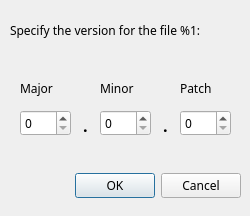
<?xml version="1.0" encoding="UTF-8"?>
<ui version="4.0">
 <class>VersionDlg</class>
 <widget class="QDialog" name="VersionDlg">
  <property name="geometry">
   <rect>
    <x>0</x>
    <y>0</y>
    <width>250</width>
    <height>216</height>
   </rect>
  </property>
  <property name="sizePolicy">
   <sizepolicy hsizetype="Fixed" vsizetype="Fixed">
    <horstretch>0</horstretch>
    <verstretch>0</verstretch>
   </sizepolicy>
  </property>
  <property name="maximumSize">
   <size>
    <width>370</width>
    <height>216</height>
   </size>
  </property>
  <property name="font">
   <font>
    <family>Sans Serif</family>
   </font>
  </property>
  <property name="windowTitle">
   <string>Set version</string>
  </property>
  <property name="windowIcon">
   <iconset resource="../resources/icon.qrc">
    <normaloff>:/resources/gridsmall.png</normaloff>:/resources/gridsmall.png</iconset>
  </property>
  <widget class="QDialogButtonBox" name="buttonBox">
   <property name="geometry">
    <rect>
     <x>20</x>
     <y>170</y>
     <width>221</width>
     <height>32</height>
    </rect>
   </property>
   <property name="orientation">
    <enum>Qt::Horizontal</enum>
   </property>
   <property name="standardButtons">
    <set>QDialogButtonBox::Cancel|QDialogButtonBox::Ok</set>
   </property>
  </widget>
  <widget class="QLabel" name="label">
   <property name="geometry">
    <rect>
     <x>10</x>
     <y>10</y>
     <width>231</width>
     <height>41</height>
    </rect>
   </property>
   <property name="font">
    <font>
     <family>Sans Serif</family>
     <pointsize>9</pointsize>
    </font>
   </property>
   <property name="text">
    <string>Specify the version for the file %1:</string>
   </property>
   <property name="wordWrap">
    <bool>true</bool>
   </property>
  </widget>
  <widget class="QLabel" name="label_2">
   <property name="geometry">
    <rect>
     <x>20</x>
     <y>80</y>
     <width>51</width>
     <height>17</height>
    </rect>
   </property>
   <property name="font">
    <font>
     <family>Sans Serif</family>
     <pointsize>9</pointsize>
    </font>
   </property>
   <property name="text">
    <string>Major</string>
   </property>
  </widget>
  <widget class="QLabel" name="label_3">
   <property name="geometry">
    <rect>
     <x>100</x>
     <y>80</y>
     <width>51</width>
     <height>17</height>
    </rect>
   </property>
   <property name="font">
    <font>
     <family>Sans Serif</family>
     <pointsize>9</pointsize>
    </font>
   </property>
   <property name="text">
    <string>Minor</string>
   </property>
  </widget>
  <widget class="QLabel" name="label_4">
   <property name="geometry">
    <rect>
     <x>180</x>
     <y>80</y>
     <width>41</width>
     <height>17</height>
    </rect>
   </property>
   <property name="font">
    <font>
     <family>Sans Serif</family>
     <pointsize>9</pointsize>
    </font>
   </property>
   <property name="text">
    <string>Patch</string>
   </property>
  </widget>
  <widget class="QSpinBox" name="major">
   <property name="geometry">
    <rect>
     <x>20</x>
     <y>110</y>
     <width>51</width>
     <height>26</height>
    </rect>
   </property>
   <property name="font">
    <font>
     <family>Sans Serif</family>
     <pointsize>9</pointsize>
    </font>
   </property>
   <property name="maximum">
    <number>255</number>
   </property>
  </widget>
  <widget class="QSpinBox" name="minor">
   <property name="geometry">
    <rect>
     <x>100</x>
     <y>110</y>
     <width>51</width>
     <height>26</height>
    </rect>
   </property>
   <property name="font">
    <font>
     <family>Sans Serif</family>
     <pointsize>9</pointsize>
    </font>
   </property>
   <property name="maximum">
    <number>255</number>
   </property>
  </widget>
  <widget class="QSpinBox" name="patch">
   <property name="geometry">
    <rect>
     <x>180</x>
     <y>110</y>
     <width>51</width>
     <height>26</height>
    </rect>
   </property>
   <property name="font">
    <font>
     <family>Sans Serif</family>
     <pointsize>9</pointsize>
    </font>
   </property>
   <property name="maximum">
    <number>255</number>
   </property>
  </widget>
  <widget class="QLabel" name="label_5">
   <property name="geometry">
    <rect>
     <x>70</x>
     <y>110</y>
     <width>31</width>
     <height>31</height>
    </rect>
   </property>
   <property name="font">
    <font>
     <family>Sans Serif</family>
     <pointsize>12</pointsize>
     <bold>true</bold>
    </font>
   </property>
   <property name="text">
    <string>.</string>
   </property>
   <property name="alignment">
    <set>Qt::AlignCenter</set>
   </property>
  </widget>
  <widget class="QLabel" name="label_6">
   <property name="geometry">
    <rect>
     <x>150</x>
     <y>110</y>
     <width>31</width>
     <height>31</height>
    </rect>
   </property>
   <property name="font">
    <font>
     <family>Sans Serif</family>
     <pointsize>12</pointsize>
     <bold>true</bold>
    </font>
   </property>
   <property name="text">
    <string>.</string>
   </property>
   <property name="alignment">
    <set>Qt::AlignCenter</set>
   </property>
  </widget>
 </widget>
 <resources>
  <include location="../resources/icon.qrc"/>
 </resources>
 <connections>
  <connection>
   <sender>buttonBox</sender>
   <signal>accepted()</signal>
   <receiver>VersionDlg</receiver>
   <slot>accept()</slot>
   <hints>
    <hint type="sourcelabel">
     <x>248</x>
     <y>254</y>
    </hint>
    <hint type="destinationlabel">
     <x>157</x>
     <y>274</y>
    </hint>
   </hints>
  </connection>
  <connection>
   <sender>buttonBox</sender>
   <signal>rejected()</signal>
   <receiver>VersionDlg</receiver>
   <slot>reject()</slot>
   <hints>
    <hint type="sourcelabel">
     <x>316</x>
     <y>260</y>
    </hint>
    <hint type="destinationlabel">
     <x>286</x>
     <y>274</y>
    </hint>
   </hints>
  </connection>
 </connections>
</ui>
